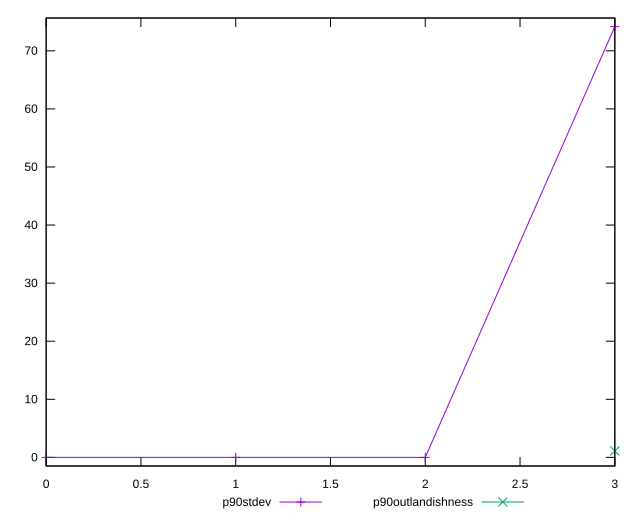

This chart was generated by the following gnuplot code:
reset

$p90Stdev <<EOF
0 0
1 0
2 0
3 74.16351088482291
EOF

$p90Outlandishness <<EOF
3 1.1183062499999998
EOF

set key outside below
set xrange [0:3]
set yrange [-1.4832702176964583:75.64678110251937]
set trange [-1.4832702176964583:75.64678110251937]
set terminal svg size 640, 520 enhanced background rgb 'white'
set output "report/report_00029_2021-02-24T13-36-40.390Z/legacy-javascript/progression/stddev.svg"

plot $p90Stdev title "p90stdev" with linespoints, \
     $p90Outlandishness title "p90outlandishness" with linespoints

reset
